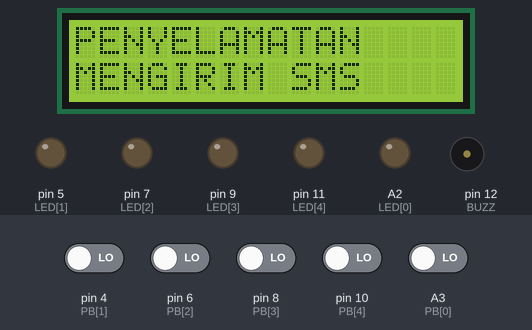
The sketch below on a simulated Arduino Uno, built with avr-gcc and run on an emulated ATmega328P. Parts: 16×2 character LCD, output pins drawn as LEDs (lit = HIGH), buzzer (waves = sounding, pin HIGH). Dashed ring = blinking. The test bench sets the inputs (shaded band); at power-on: A3 (PB[0]), pin 4 (PB[1]), pin 6 (PB[2]), pin 8 (PB[3]), pin 10 (PB[4]) LOW. The modem accepts every AT command (registered, SIM ready, sends succeed) and sends nothing else; what the sketch prints to the serial monitor is not drawn.

Above: at 7.2 s.
7.3 s: pin 10 (PB[4]) driven HIGH
At 10.91 s:
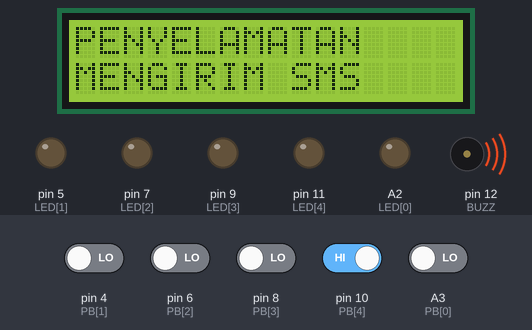
12.9 s: pin 8 (PB[3]) driven HIGH
At 14.96 s:
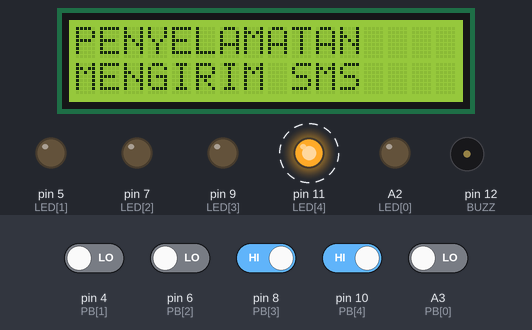
17.5 s: pin 6 (PB[2]) driven HIGH
At 26.44 s:
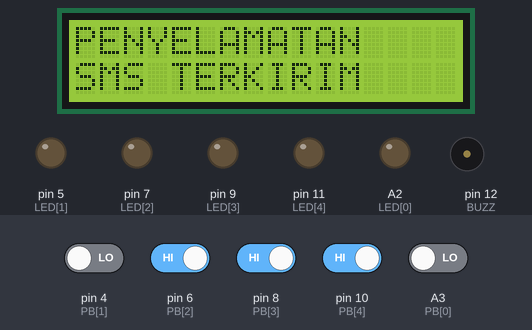
27.5 s: pin 4 (PB[1]) driven HIGH and pin 6 (PB[2]) driven LOW
34.4 s: pin 6 (PB[2]) driven HIGH
39.5 s: A3 (PB[0]) driven HIGH
At 49.2 s:
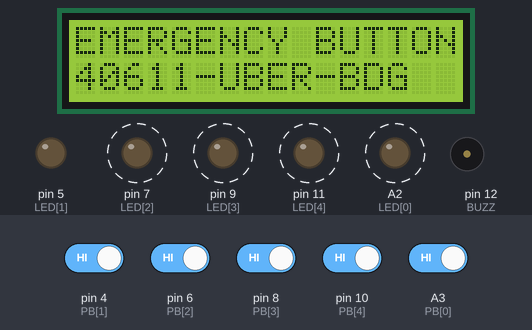
Timing chart, 0 to 50.4 s (numbered marks = the images above; inputs shaded):
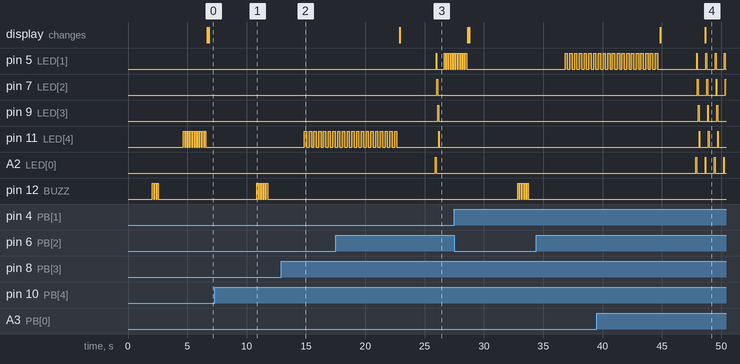

The sketch:

Emergency_Button_TX.ino
```cpp
#include <SoftwareSerial.h>
SoftwareSerial SIM800L(2, 3); // RX | TX
#include <Wire.h> //Lib untuk komunikasi i2c
#include <LiquidCrystal_I2C.h> // Lib untuk menggunakan LCD jenis i2c
#include <LCD.h> // Lib untuk mempermudah coding LCD
#define I2CADDR 0x27 // alamat i2c LCD 0x27 / 0x3f
#define BACKLIGHT_PIN 3 // declare PIN LCD
#define EN_PIN 2
#define RW_PIN 1
#define RS_PIN 0
#define D4_PIN 4
#define D5_PIN 5
#define D6_PIN 6
#define D7_PIN 7
LiquidCrystal_I2C lcd(I2CADDR, EN_PIN, RW_PIN, RS_PIN, D4_PIN, D5_PIN, D6_PIN, D7_PIN); // Set the LCD I2C address
#define BUZZ 12
#define REFRESH_INTERVAL 400
String NUMBER1 =  "083820122335";
//#define NUMBER2 "083820122335"
String IDX = "01234-BDG-UBER-40611-";
//be update
//id & num var
//battery backup
//rtc
//pending notify
//cek pulsa
//pressed notify
//my info

int LED[] = {A2, 5, 7, 9, 11};
int PB[] = {A3, 4, 6, 8, 10};
byte PBS[6];
byte PBN;
char* STAT;
String ATCMGS;
String CONTENT;
char ATCMGSFIN[30];
char CONTENTFIN[30];
void setup() {
  // put your setup code here, to run once:
  for (int i = 0; i < 5; i++)
  {
    pinMode(LED[i], OUTPUT);
    pinMode(PB[i], INPUT);
  }
  pinMode(BUZZ, OUTPUT);
  //pinMode(PB2, INPUT);

  lcd.begin(16, 2);              // initialize the lcd
  lcd.setBacklightPin(BACKLIGHT_PIN, POSITIVE);
  lcd.setBacklight(HIGH);  // Switch on the backlight
  //lcd.print("EMERGENCY BUTTON");
  //lcd.setCursor ( 0, 1);
  //lcd.print("ID = 40611-BDG");
  Serial.begin(9600);
  SIM800L.begin(9600);
  delay(2000);
  BEEPING(3, 100);
  delay(2000);
}

void loop() {
  // put your main code here, to run repeatedly:
  SCANPB();
  STATING();
  //DISPLAYING();
  LEDACT();
  //Serial.println(stat);
  //BLINKING(10, 1, 50);
  delay(REFRESH_INTERVAL);
  PBN = 0;
}

void SMS1()
{
  SIM800L.write("AT+CMGF=1\r\n");
  delay(1000);
  ATCMGS = "AT+CMGS=\""+NUMBER1 + "\"\r\n";
  ATCMGS.toCharArray(ATCMGSFIN,30);
  SIM800L.write(ATCMGSFIN);
  //SIM800L.write("AT+CMGS=\"083820122335\"\r\n");
  delay(1000);
  CONTENT = IDX + STAT;
  CONTENT.toCharArray(CONTENTFIN,30);
  //SIM800L.write(IDX+STAT);
  SIM800L.write(CONTENTFIN);
  //SIM800L.write(STAT);
  delay(1000);
  SIM800L.write((char)26);
  delay(1000);
  BEEPING(2, 100);
}
void SMS2()
{
    SIM800L.write("AT+CMGF=1\r\n");
    delay(1000);
    //SIM800L.write("AT+CMGS=\"083820122335\"\r\n"); //vega
    //SIM800L.write("AT+CMGS=\"085317755816\"\r\n"); // p lucky
    SIM800L.write("AT+CMGS=\"081297147298\"\r\n"); // widodo
    delay(1000);
    switch (PBN)
    {
    case 1:
    SIM800L.write("01234-BDG-UBER-40611-1-KEBAKARAN");
    //Serial.println("ahai");
    break;
    case 2:
    SIM800L.write("01234-BDG-UBER-40611-2-BANJIR");
    break;
    case 3:
    SIM800L.write("01234-BDG-UBER-40611-3-HURUHARA");
    break;
    case 4:
    SIM800L.write("01234-BDG-UBER-40611-4-GEMPABUMI");
    break;
    case 5:
    SIM800L.write("01234-BDG-UBER-40611-5-PENYELAMATAN");
    break;
    default:
    break;
    }
    Serial.println("kirim");
    Serial.println(PBN);
    delay(1000);
    SIM800L.write((char)26);
    delay(1000);
    BEEPING(5, 100);

}
void DISPLAYING()
{
  BLINKING(10, PBN, 100);
  lcd.clear();
  //delay(100);
  lcd.setCursor ( 0, 0);
  lcd.print(STAT);
  delay(100);
  lcd.setCursor ( 0, 1);
  lcd.write("MENGIRIM SMS");
  SMS2();
  delay(3000);
  BLINKING(20, PBN, 200);
  lcd.clear();
  lcd.setCursor ( 0, 0 );
  lcd.print(STAT);
  lcd.setCursor ( 0, 1 );
  lcd.print("SMS TERKIRIM");

  delay(3000);
}
int BLINKING(int x, int y, int z)
{
  for (int i = 0 ; i < x ; i++)
  {
    digitalWrite(LED[y - 1], HIGH);
    delay(z);
    digitalWrite(LED[y - 1], LOW);
    delay(z);
  }
}

int BEEPING(int x, int y)
{
  for (int i = 0 ; i < x ; i++)
  {
    digitalWrite(BUZZ, HIGH);
    delay(y);
    digitalWrite(BUZZ, LOW);
    delay(y);
  }
}
void CLEARING()
{
  lcd.clear();
  lcd.print("EMERGENCY BUTTON");
  lcd.setCursor ( 0, 1);
  lcd.print("40611-UBER-BDG");
}

void STATING()
{
  switch (PBN)
  {
    case 1:
      STAT = "KEBAKARAN";
      DISPLAYING();
      break;
    case 2:
      STAT = "BANJIR";
      DISPLAYING();
      break;
    case 3:
      STAT = "HURUHARA";
      DISPLAYING();
      break;
    case 4:
      STAT = "GEMPABUMI";
      DISPLAYING();
      break;
    case 5:
      STAT = "PENYELAMATAN";
      DISPLAYING();
      break;
    default:
      CLEARING();
      break;
  }

}

void SCANPB()
{
  for (int i = 0 ; i < 5 ; i++)
  {
    PBS[i] = digitalRead(PB[i]);
    if (PBS[i] == HIGH)
    {
      //Serial.print("0");
    }
    else {
      //Serial.print("1");
      PBN = i + 1;
    }
  }
  //Serial.println("");
}
void LEDACT2()
{
  for (int i = 0 ; i < 5 ; i++)
  {
    if (PBS[i] == LOW)
    { digitalWrite(LED[i], HIGH);
    }

    else
    {
      digitalWrite(LED[i], LOW);
    }
  }
}

void LEDACT()
{
  for (int i = 0 ; i < 5 ; i++)
  {
    digitalWrite(LED[i], HIGH);

    delay(70);
    digitalWrite(LED[i], LOW);
    //delay(100);
  }
}
```

Measured:
- after the input at 17.5 s, pin 7 (LED[2]): goes on until 26.1 s, then stays LOW
- after the input at 39.5 s, the display: first differs from a run without the input after 9.1 s (image 4)
